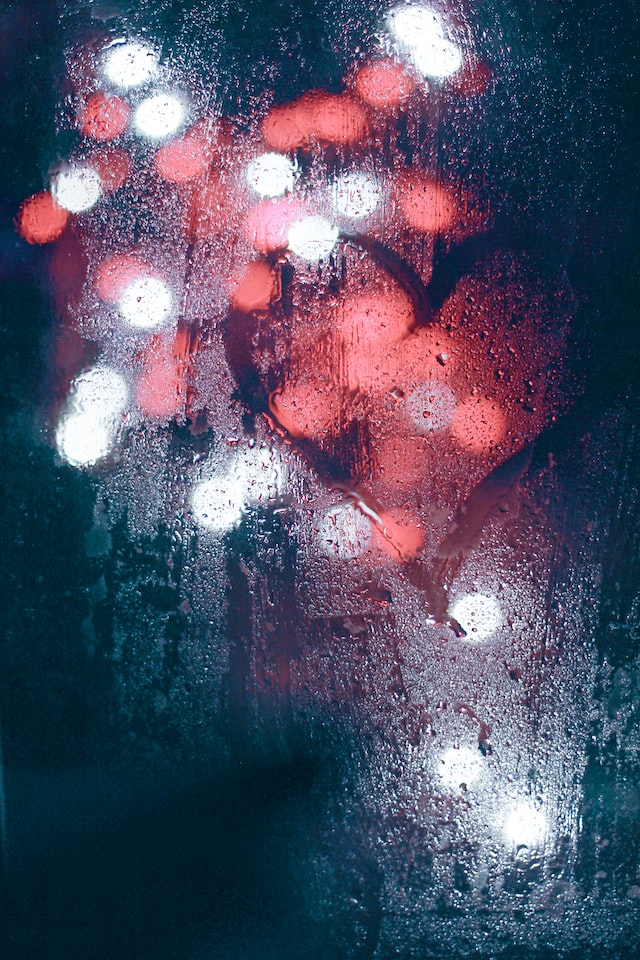
#> input picture CO3/input.jpg, 640 x 960 px
$ python CV-CO3-AT1-2.py
#> lines starting #> are read from the running program, lines starting #| are printed output that depends on the picture
import cv2
import numpy as np
import matplotlib.pyplot as plt

# Read image
img = cv2.imread("input.jpg")
#> img is the input picture: shape (960, 640, 3); mean B, G, R 100.6, 79.4, 79.4

if img is None:
    print("Error: input.jpg not found!")
    exit()

# Convert to grayscale
gray = cv2.cvtColor(img, cv2.COLOR_BGR2GRAY)
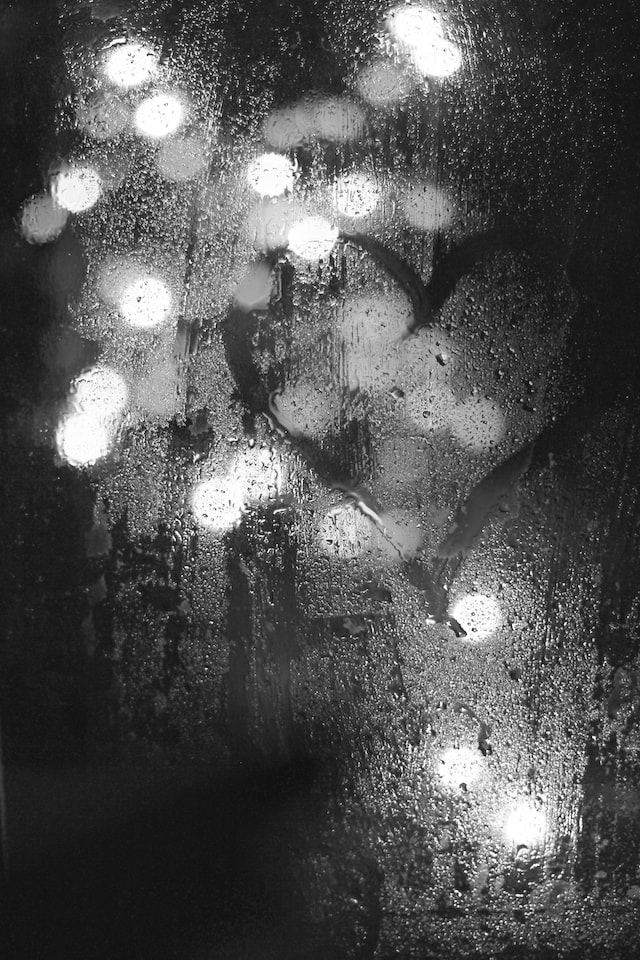
#> gray: shape (960, 640); min 2, max 255, mean 81.8

# -----------------------------
# Add Salt-and-Pepper Noise
# -----------------------------
noisy = gray.copy()

# Salt noise
salt = np.random.rand(*gray.shape) < 0.02
noisy[salt] = 255

# Pepper noise
pepper = np.random.rand(*gray.shape) < 0.02
noisy[pepper] = 0
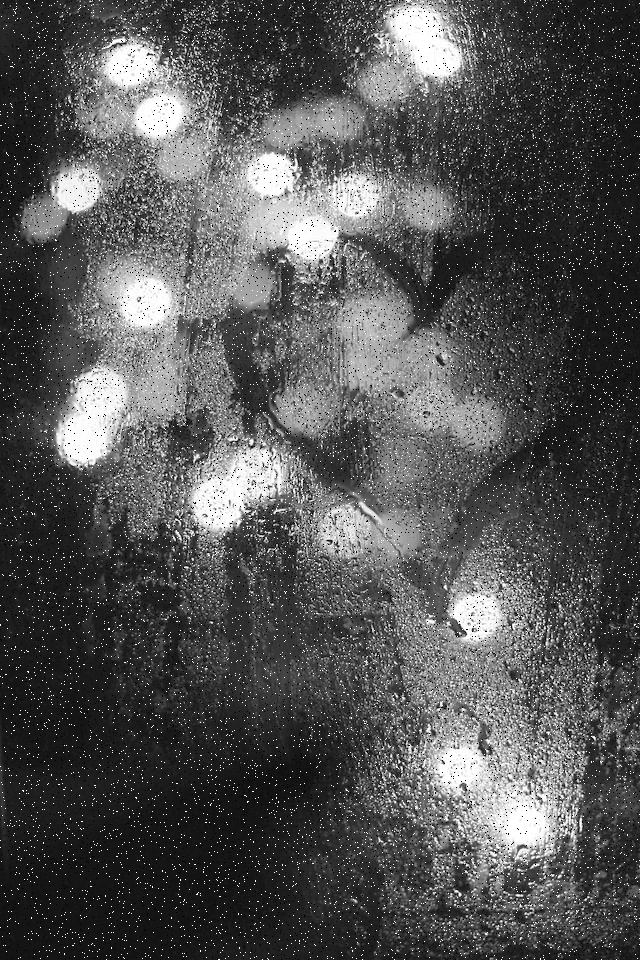
#> noisy: shape (960, 640); min 0, max 255, mean 83.6

# -----------------------------
# Apply Filters
# -----------------------------

# Mean filter
mean_filter = cv2.blur(noisy, (5, 5))
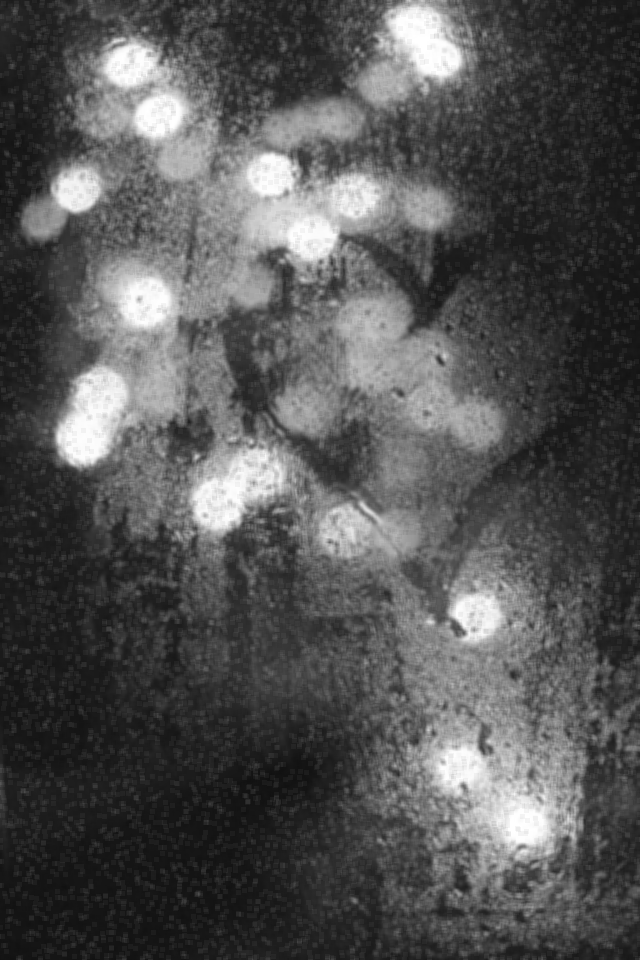
#> mean_filter: shape (960, 640); min 16, max 255, mean 83.6

# Gaussian filter
gaussian_filter = cv2.GaussianBlur(
    noisy,
    (5, 5),
    0
)

# Median filter
median_filter = cv2.medianBlur(
    noisy,
    5
)

# Bilateral filter
bilateral_filter = cv2.bilateralFilter(
    noisy,
    9,
    75,
    75
)

# -----------------------------
# Display Results
# -----------------------------

plt.figure(figsize=(14, 8))

plt.subplot(2, 3, 1)
plt.imshow(gray, cmap="gray")
plt.title("Original Image")
plt.axis("off")

plt.subplot(2, 3, 2)
plt.imshow(noisy, cmap="gray")
plt.title("Noisy Image")
plt.axis("off")

plt.subplot(2, 3, 3)
plt.imshow(mean_filter, cmap="gray")
plt.title("Mean Filter")
plt.axis("off")

plt.subplot(2, 3, 4)
plt.imshow(gaussian_filter, cmap="gray")
plt.title("Gaussian Filter")
plt.axis("off")

plt.subplot(2, 3, 5)
plt.imshow(median_filter, cmap="gray")
plt.title("Median Filter")
plt.axis("off")

plt.subplot(2, 3, 6)
plt.imshow(bilateral_filter, cmap="gray")
plt.title("Bilateral Filter")
plt.axis("off")

plt.tight_layout()
plt.show()
